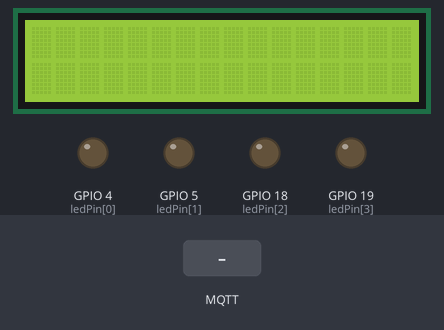
The sketch below on a simulated ESP32. Shown: 16×2 character LCD, output pins drawn as LEDs (lit = HIGH). Dashed ring = blinking. The inputs (shaded band) are chosen by the test bench. WiFi joins after 1.5 s; servers stay silent unless stated; random numbers use the default seed unless the sketch sets one; no MQTT or app messages arrive unless stated; what the sketch prints to the serial monitor is not drawn.

Above: at 2.7 s.
2.8 s: MQTT message "tuantu" arrives on the first subscribed topic
At 3.1 s:
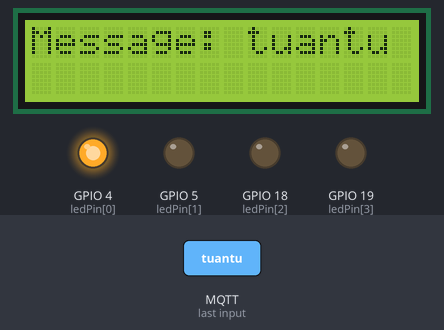
5.8 s: MQTT message "cungluc" arrives on the first subscribed topic
At 7.2 s:
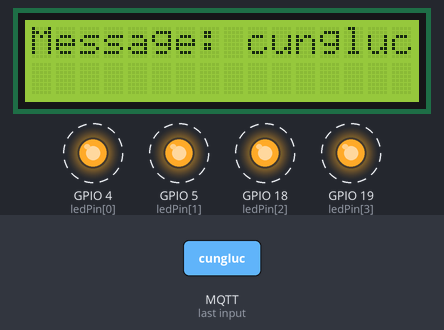
8.8 s: MQTT message "ngaunhien" arrives on the first subscribed topic
At 9.3 s:
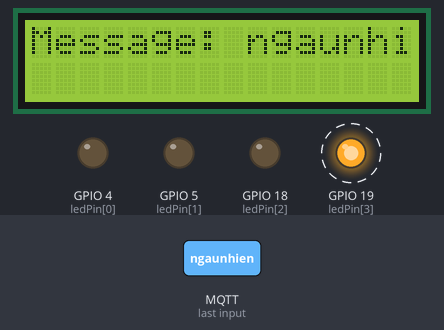
11.8 s: MQTT message "bat" arrives on the first subscribed topic
At 12.7 s:
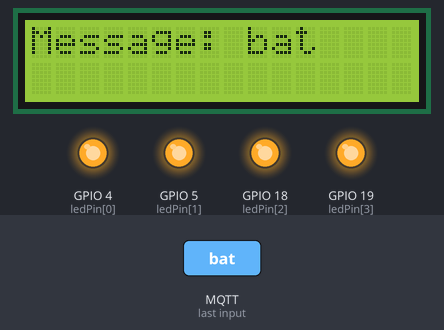
13.4 s: MQTT message "tat" arrives on the first subscribed topic
At 14.4 s:
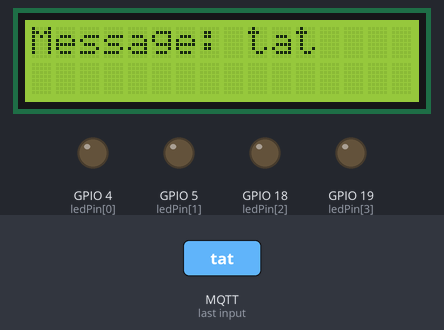
14.9 s: MQTT message "1" arrives on the first subscribed topic
At 15.4 s:
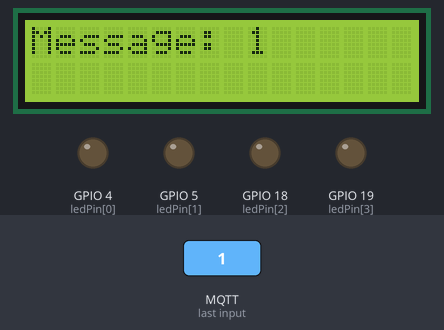
Timing chart, 0 to 17.4 s (numbered marks = the images above; inputs shaded):
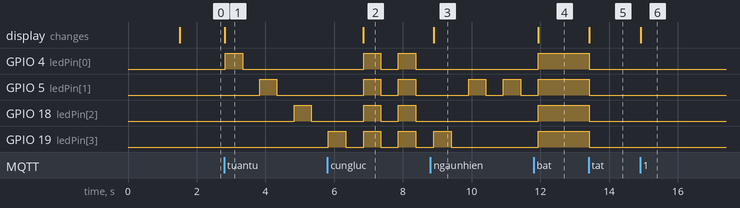

Measured:
- after the input at 2.8 s, GPIO 4 (ledPin[0]): LOW → HIGH at once, → LOW 0.50 s later; GPIO 5 (ledPin[1]): LOW → HIGH after 1.0 s, → LOW 0.50 s later; GPIO 18 (ledPin[2]): LOW → HIGH after 2.0 s, → LOW 0.50 s later; the display: changes at once (image 1)
- after the input at 5.8 s, GPIO 18 (ledPin[2]): alternates HIGH for 0.50 s and LOW for 0.51 s, starting after 1.1 s; the display: changes after 1.1 s (image 2)
- after the input at 8.8 s, the display: changes after 0.09 s (image 3)
- after the input at 11.8 s, GPIO 4 (ledPin[0]), GPIO 5 (ledPin[1]), GPIO 19 (ledPin[3]): LOW → HIGH after 0.14 s; the display: changes after 0.14 s (image 4)
- after the input at 13.4 s, GPIO 4 (ledPin[0]), GPIO 5 (ledPin[1]), GPIO 18 (ledPin[2]), GPIO 19 (ledPin[3]): HIGH → LOW at once; the display: changes at once (image 5)
- after the input at 14.9 s, the display: changes at once (image 6)

The sketch:

sketch.ino
```cpp
#include <WiFi.h>
#include "PubSubClient.h"
#include <LiquidCrystal_I2C.h>

const char *MQTTServer = "44.232.241.40";
const char *MQTT_Topic = "22004266/LED";

// Tạo ID ngẫu nhiên tại: https://www.guidgen.com/
const char *MQTT_ID = "1ca9c3d6-e2ef-4b87-a3b5-610ad4535929";
int Port = 1883;

LiquidCrystal_I2C lcd(0x27, 16, 2);

WiFiClient espClient;
PubSubClient client(espClient);

const int ledPin[] = {4, 5, 18, 19};

int flag = 0;

void TuanTu()
{
    for (int i = 0; i < 4; i++)
    {
        digitalWrite(ledPin[i], HIGH);
        delay(500);
        digitalWrite(ledPin[i], LOW);
        delay(500);
    }
}

void NgauNhien()
{
    int i = random(0, 4);
    digitalWrite(ledPin[i], HIGH);
    delay(500);
    digitalWrite(ledPin[i], LOW);
    delay(500);
}

void CungLuc()
{
    for (int i = 0; i < 4; i++)
    {
        digitalWrite(ledPin[i], HIGH);
    }
    delay(500);
    for (int i = 0; i < 4; i++)
    {
        digitalWrite(ledPin[i], LOW);
    }
    delay(500);
}

void WIFIConnect()
{
    Serial.println("Connecting to SSID: Wokwi-GUEST");
    WiFi.begin("Hieu", "hieudzvd");
    while (WiFi.status() != WL_CONNECTED)
    {
        delay(500);
        Serial.print(".");
    }
    Serial.println("");
    Serial.print("WiFi connected");
    Serial.print(", IP address: ");
    Serial.println(WiFi.localIP());
}

void MQTT_Reconnect()
{
    while (!client.connected())
    {
        if (client.connect(MQTT_ID))
        {
            Serial.print("MQTT Topic: ");
            Serial.print(MQTT_Topic);
            Serial.print(" connected");
            client.subscribe(MQTT_Topic);
            Serial.println("");
        }
        else
        {
            Serial.print("failed, rc=");
            Serial.print(client.state());
            Serial.println(" try again in 5 seconds");
            delay(5000);
        }
    }
}

void callback(char *topic, byte *message, unsigned int length)
{
    Serial.print("Message arrived on topic: ");
    Serial.println(topic);
    Serial.print("Message: ");
    String stMessage;

    for (int i = 0; i < length; i++)
    {
        Serial.print((char)message[i]);
        stMessage += (char)message[i];
    }
    Serial.println();
    lcd.clear();
    lcd.setCursor(0, 0);
    lcd.print("Message: ");
    lcd.print(stMessage);
    if (stMessage == "tuantu")
    {
        flag = 1;
    }
    else if (stMessage == "ngaunhien")
    {
        flag = 2;
    }
    else if (stMessage == "cungluc")
    {
        flag = 3;
    }
    else if (stMessage == "bat")
    {
        flag = 0;
        for (int i = 0; i < 4; i++)
        {
            digitalWrite(ledPin[i], HIGH);
        }
    }
    else if (stMessage == "tat")
    {
        flag = 0;
        for (int i = 0; i < 4; i++)
        {
            digitalWrite(ledPin[i], LOW);
        }
    }
}

void setup()
{
    Serial.begin(115200);

    WIFIConnect();
    client.setServer(MQTTServer, Port);
    client.setCallback(callback);
    for (int i = 0; i < 4; i++)
    {
        pinMode(ledPin[i], OUTPUT);
    }
    lcd.backlight();
    lcd.init();
}

void loop()
{
    delay(10);
    if (!client.connected())
    {
        MQTT_Reconnect();
    }
    if (flag == 1)
    {
        TuanTu();
    }
    else if (flag == 2)
    {
        NgauNhien();
    }
    else if (flag == 3)
    {
        CungLuc();
    }
    client.loop();
}
```
